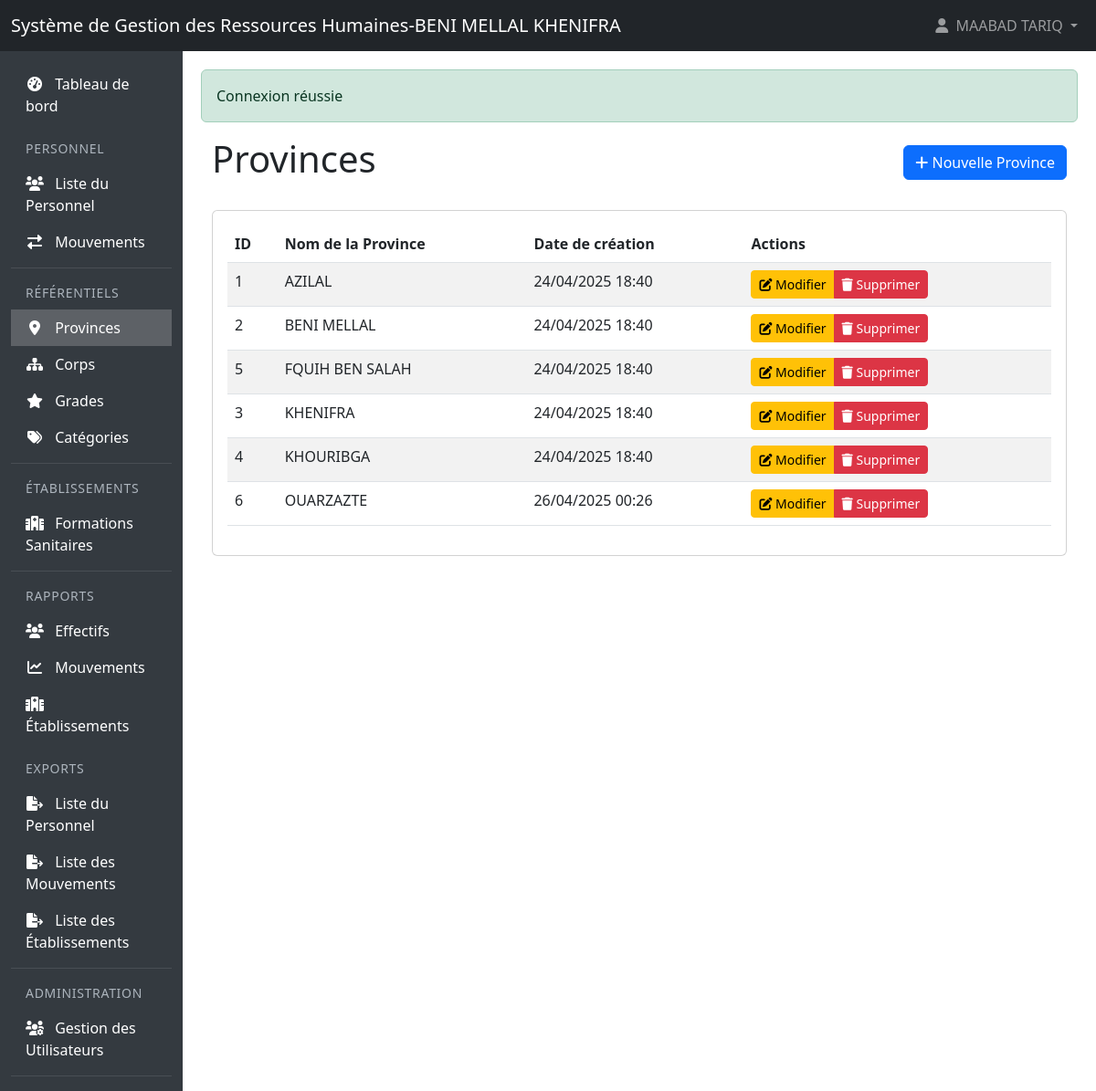
The app's page /APP_SGRHBMKH/provinces (signed in) with its own data.
### tables this page shows
CREATE TABLE `provinces` (
  `id` int(11) NOT NULL,
  `nom_province` varchar(100) NOT NULL,
  `created_at` timestamp NOT NULL DEFAULT current_timestamp(),
  `updated_at` timestamp NOT NULL DEFAULT current_timestamp() ON UPDATE current_timestamp(),
  `deleted_at` timestamp NULL DEFAULT NULL
);

### controllers/ProvinceController.php (called while the page is built, shortened)
<?php
class ProvinceController extends Controller {
    private $provinceModel;
    public function __construct() {
        require_once __DIR__ . '/../models/Province.php';
        $this->provinceModel = new Province();
    }
    public function index() {
        $provinces = $this->provinceModel->findAllSorted();
        $this->render('provinces/index', [
            'provinces' => $provinces,
            'messages' => $this->getFlashMessages(),
            'canCreate' => $this->canCreate(),
            'canEdit' => $this->canEdit(),
            'canDelete' => $this->canDelete()
        ]);
    }
}

### models/Model.php (called while the page is built, shortened)
<?php
require_once __DIR__ . '/../config/database.php';
abstract class Model {
    public function __construct() {
        $database = new Database();
        $this->db = $database->getConnection();
    }
}
?>

### config/database.php (called while the page is built, shortened)
<?php
class Database {
    private $host = "localhost";
    private $db_name = "sgrhbmkh_db";
    private $username = "root";
    private $password = "";
    public function getConnection() {
        $this->db = null;
        try {
            $dsn = "mysql:host=" . $this->host . ";dbname=" . $this->db_name . ";charset=utf8";
            $this->db = new PDO($dsn, $this->username, $this->password, [
                PDO::ATTR_ERRMODE => PDO::ERRMODE_EXCEPTION,
                PDO::ATTR_DEFAULT_FETCH_MODE => PDO::FETCH_ASSOC,
                PDO::ATTR_EMULATE_PREPARES => false,
                PDO::MYSQL_ATTR_INIT_COMMAND => "SET NAMES utf8mb4"
            ]);
            $this->db->query("SELECT 1");
        } catch(PDOException $e) {
            error_log("Database connection error: " . $e->getMessage());
            error_log("DSN used: " . $dsn);
            error_log("Stack trace: " . $e->getTraceAsString());
            throw new Exception("Une erreur est survenue lors de la connexion à la base de données: " . $e->getMessage());
        }
        return $this->db;
    }
}
?>

### models/Province.php (called while the page is built, shortened)
<?php
class Province extends Model {
    public function __construct() {
        parent::__construct();
        $this->table = 'provinces';
    }
    public function findAllSorted() {
        try {
            $sql = "SELECT p.*,
                    COUNT(DISTINCT fs.id) as nombre_formations,
                    (SELECT COUNT(*) FROM personnel pe
                     JOIN formations_sanitaires fs2 ON pe.formation_sanitaire_id = fs2.id
                     WHERE fs2.province_id = p.id
                     AND pe.deleted_at IS NULL) as nombre_personnel
                    FROM {$this->table} p
                    LEFT JOIN formations_sanitaires fs ON p.id = fs.province_id AND fs.deleted_at IS NULL
                    WHERE p.deleted_at IS NULL
                    GROUP BY p.id
                    ORDER BY p.nom_province ASC";
            $stmt = $this->db->prepare($sql);
            $stmt->execute();
            return $stmt->fetchAll(PDO::FETCH_ASSOC);
        } catch (\PDOException $e) {
            error_log("Error in findAllSorted: " . $e->getMessage());
            throw new \Exception("Erreur lors de la récupération des provinces");
        }
    }
}

### views/provinces/index.php (the view, shortened to what this page needs)
<div class="container-fluid">
    <div class="d-flex justify-content-between align-items-center mb-4">
        <h1>Provinces</h1>
        <?php if ($canCreate): ?>
            <a href="/APP_SGRHBMKH/provinces/create" class="btn btn-primary">
                <i class="fas fa-plus"></i> Nouvelle Province
            </a>
        <?php endif; ?>
    </div>
    <?php if (empty($provinces)): ?>
        <div class="alert alert-info">
            Aucune province n'a été trouvée.
        </div>
    <?php else: ?>
        <div class="card">
            <div class="card-body">
                <div class="table-responsive">
                    <table class="table table-striped table-hover">
                        <thead>
                            <tr>
                                <th>ID</th>
                                <th>Nom de la Province</th>
                                <th>Date de création</th>
                                <th>Actions</th>
                            </tr>
                        </thead>
                        <tbody>
                            <?php foreach ($provinces as $province): ?>
                                <tr>
                                    <td><?= $province['id'] ?></td>
                                    <td>
                                            <?= htmlspecialchars($province['nom_province']) ?>
                                    </td>
                                    <td><?= date('d/m/Y H:i', strtotime($province['created_at'])) ?></td>
                                    <td>
                                        <div class="btn-group" role="group">
                                            <?php if ($canEdit): ?>
                                                <a href="/APP_SGRHBMKH/provinces/edit/<?= $province['id'] ?>" class="btn btn-sm btn-warning">
                                                    <i class="fas fa-edit"></i> Modifier
                                                </a>
                                            <?php endif; ?>
                                            <?php if ($canDelete): ?>
                                                <button type="button" class="btn btn-sm btn-danger"
                                                        onclick="confirmDelete(<?= $province['id'] ?>, '<?= addslashes($province['nom_province']) ?>', <?= $province['nombre_formations'] ?? 0 ?>)">
                                                    <i class="fas fa-trash"></i> Supprimer
                                                </button>
                                            <?php endif; ?>
                                        </div>
                                    </td>
                                </tr>
                            <?php endforeach; ?>
                        </tbody>
                    </table>
                </div>
            </div>
        </div>
    <?php endif; ?>
</div>

### records on screen
provinces: id "1", nom_province "AZILAL", created_at "24/04/2025 18:40"
provinces: id "2", nom_province "BENI MELLAL", created_at "24/04/2025 18:40"
provinces: id "5", nom_province "FQUIH BEN SALAH", created_at "24/04/2025 18:40"
provinces: id "3", nom_province "KHENIFRA", created_at "24/04/2025 18:40"
provinces: id "4", nom_province "KHOURIBGA", created_at "24/04/2025 18:40"
provinces: id "6", nom_province "OUARZAZTE", created_at "26/04/2025 00:26"

### other values on screen
$_SESSION['user_name'] "MAABAD TARIQ"
$message['message'] "Connexion réussie"
